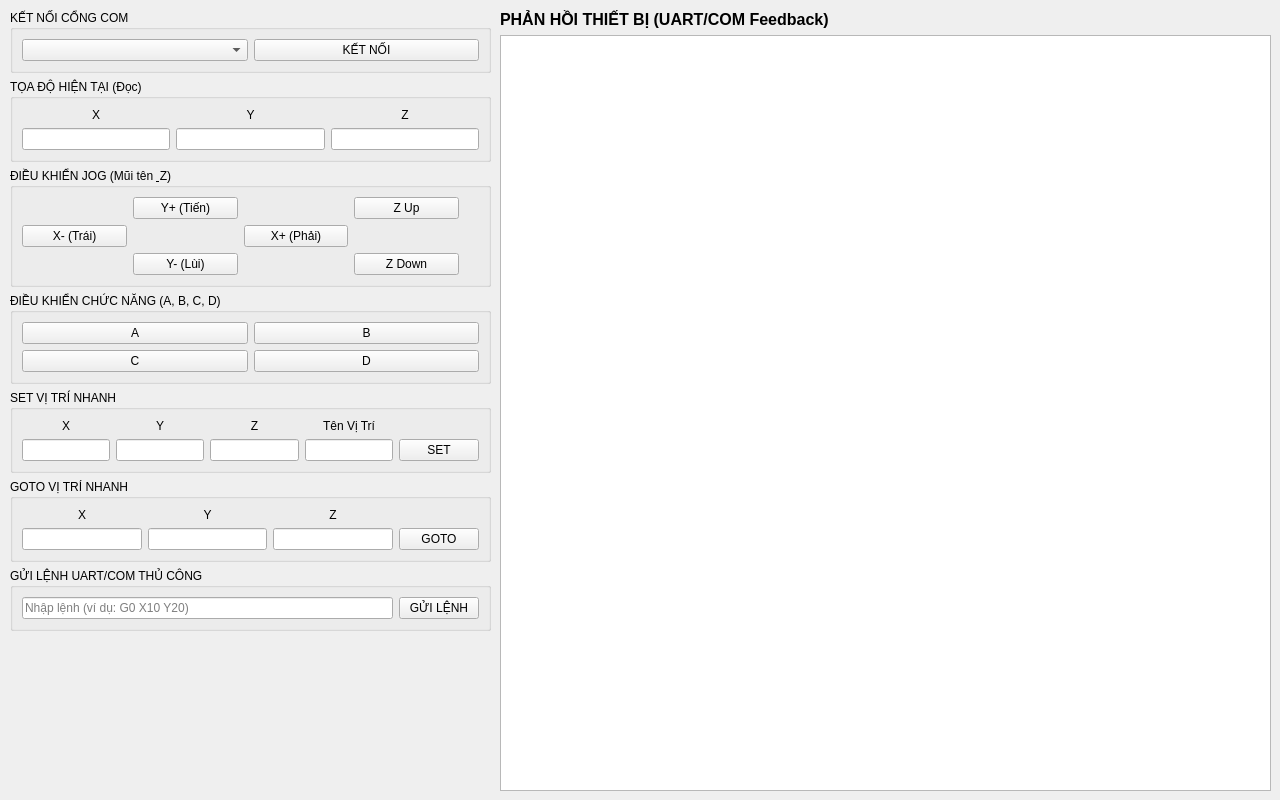
<?xml version="1.0" encoding="UTF-8"?>
<ui version="4.0">
 <class>Form</class>
 <widget class="QWidget" name="Form">
  <property name="geometry">
   <rect>
    <x>0</x>
    <y>0</y>
    <width>1280</width>
    <height>800</height>
   </rect>
  </property>
  <property name="windowTitle">
   <string>UART/COM Port Controller</string>
  </property>
  
  <widget class="QWidget" name="verticalLayoutWidget_3" native="true">
   <property name="geometry">
    <rect>
     <x>500</x>
     <y>10</y>
     <width>771</width>
     <height>781</height>
    </rect>
   </property>
   <layout class="QVBoxLayout" name="verticalLayout_4">
    <item>
     <widget class="QLabel" name="label_feedback_title">
      <property name="font">
       <font>
        <pointsize>12</pointsize>
        <weight>75</weight>
        <bold>true</bold>
       </font>
      </property>
      <property name="text">
       <string>PHẢN HỒI THIẾT BỊ (UART/COM Feedback)</string>
      </property>
     </widget>
    </item>
    <item>
     <widget class="QPlainTextEdit" name="txt_feedback_display">
      <property name="readOnly">
       <bool>true</bool>
      </property>
     </widget>
    </item>
   </layout>
  </widget>
  
  <widget class="QWidget" name="verticalLayoutWidget" native="true">
   <property name="geometry">
    <rect>
     <x>10</x>
     <y>10</y>
     <width>481</width>
     <height>781</height>
    </rect>
   </property>
   <layout class="QVBoxLayout" name="main_layout">
    
    <item>
     <widget class="QGroupBox" name="groupBox_com">
      <property name="title">
       <string>KẾT NỐI CỔNG COM</string>
      </property>
      <layout class="QHBoxLayout" name="horizontalLayout">
       <item>
        <widget class="QComboBox" name="cb_com_port">
         <property name="placeholderText" stdset="0">
          <string>Chọn cổng COM</string>
         </property>
        </widget>
       </item>
       <item>
        <widget class="QPushButton" name="btn_connect">
         <property name="text">
          <string>KẾT NỐI</string>
         </property>
        </widget>
       </item>
      </layout>
     </widget>
    </item>
    
    <item>
     <widget class="QGroupBox" name="groupBox_coord">
      <property name="title">
       <string>TỌA ĐỘ HIỆN TẠI (Đọc)</string>
      </property>
      <layout class="QGridLayout" name="gridLayout_coord">
       <item row="0" column="0">
        <widget class="QLabel" name="label_X">
         <property name="text">
          <string>X</string>
         </property>
         <property name="alignment">
          <set>Qt::AlignCenter</set>
         </property>
        </widget>
       </item>
       <item row="0" column="1">
        <widget class="QLabel" name="label_Y">
         <property name="text">
          <string>Y</string>
         </property>
         <property name="alignment">
          <set>Qt::AlignCenter</set>
         </property>
        </widget>
       </item>
       <item row="0" column="2">
        <widget class="QLabel" name="label_Z">
         <property name="text">
          <string>Z</string>
         </property>
         <property name="alignment">
          <set>Qt::AlignCenter</set>
         </property>
        </widget>
       </item>
       <item row="1" column="0">
        <widget class="QLineEdit" name="txt_display_X">
         <property name="readOnly">
          <bool>true</bool>
         </property>
        </widget>
       </item>
       <item row="1" column="1">
        <widget class="QLineEdit" name="txt_display_Y">
         <property name="readOnly">
          <bool>true</bool>
         </property>
        </widget>
       </item>
       <item row="1" column="2">
        <widget class="QLineEdit" name="txt_display_Z">
         <property name="readOnly">
          <bool>true</bool>
         </property>
        </widget>
       </item>
      </layout>
     </widget>
    </item>
    
    <item>
     <widget class="QGroupBox" name="groupBox_jog">
      <property name="title">
       <string>ĐIỀU KHIỂN JOG (Mũi tên &amp; Z)</string>
      </property>
      <layout class="QGridLayout" name="gridLayout_2">
       <item row="0" column="1">
        <widget class="QPushButton" name="btn_Y_plus">
         <property name="text">
          <string>Y+ (Tiến)</string>
         </property>
        </widget>
       </item>
       <item row="1" column="0">
        <widget class="QPushButton" name="btn_X_minus">
         <property name="text">
          <string>X- (Trái)</string>
         </property>
        </widget>
       </item>
       <item row="1" column="2">
        <widget class="QPushButton" name="btn_X_plus">
         <property name="text">
          <string>X+ (Phải)</string>
         </property>
        </widget>
       </item>
       <item row="2" column="1">
        <widget class="QPushButton" name="btn_Y_minus">
         <property name="text">
          <string>Y- (Lùi)</string>
         </property>
        </widget>
       </item>
       <item row="0" column="3">
        <widget class="QPushButton" name="btn_Z_up">
         <property name="text">
          <string>Z Up</string>
         </property>
        </widget>
       </item>
       <item row="2" column="3">
        <widget class="QPushButton" name="btn_Z_down">
         <property name="text">
          <string>Z Down</string>
         </property>
        </widget>
       </item>
       <item row="1" column="3">
        <spacer name="horizontalSpacer">
         <property name="orientation">
          <enum>Qt::Horizontal</enum>
         </property>
         <property name="sizeType">
          <enum>QSizePolicy::Fixed</enum>
         </property>
         <property name="sizeHint" stdset="0">
          <size>
           <width>20</width>
           <height>20</height>
          </size>
         </property>
        </spacer>
       </item>
       <item row="1" column="4">
        <spacer name="horizontalSpacer_2">
         <property name="orientation">
          <enum>Qt::Horizontal</enum>
         </property>
         <property name="sizeType">
          <enum>QSizePolicy::Fixed</enum>
         </property>
         <property name="sizeHint" stdset="0">
          <size>
           <width>20</width>
           <height>20</height>
          </size>
         </property>
        </spacer>
       </item>
      </layout>
     </widget>
    </item>
    
    <item>
     <widget class="QGroupBox" name="groupBox_preset">
      <property name="title">
       <string>ĐIỀU KHIỂN CHỨC NĂNG (A, B, C, D)</string>
      </property>
      <layout class="QGridLayout" name="gridLayout_func">
       <item row="0" column="1">
        <widget class="QPushButton" name="btn_B">
         <property name="text">
          <string>B</string>
         </property>
        </widget>
       </item>
       <item row="1" column="1">
        <widget class="QPushButton" name="btn_D">
         <property name="text">
          <string>D</string>
         </property>
        </widget>
       </item>
       <item row="1" column="0">
        <widget class="QPushButton" name="btn_C">
         <property name="text">
          <string>C</string>
         </property>
        </widget>
       </item>
       <item row="0" column="0">
        <widget class="QPushButton" name="btn_A">
         <property name="text">
          <string>A</string>
         </property>
        </widget>
       </item>
      </layout>
     </widget>
    </item>
    
    <item>
     <widget class="QGroupBox" name="groupBox_set_position">
      <property name="title">
       <string>SET VỊ TRÍ NHANH</string>
      </property>
      <layout class="QGridLayout" name="gridLayout_3">
       <item row="1" column="0">
        <widget class="QLabel" name="label_set_X">
         <property name="text">
          <string>X</string>
         </property>
         <property name="alignment">
          <set>Qt::AlignCenter</set>
         </property>
        </widget>
       </item>
       <item row="1" column="3">
        <widget class="QLabel" name="label_set_Z">
         <property name="text">
          <string>Z</string>
         </property>
         <property name="alignment">
          <set>Qt::AlignCenter</set>
         </property>
        </widget>
       </item>
       <item row="1" column="1">
        <widget class="QLabel" name="label_set_Y">
         <property name="text">
          <string>Y</string>
         </property>
         <property name="alignment">
          <set>Qt::AlignCenter</set>
         </property>
        </widget>
       </item>
       <item row="3" column="3">
        <widget class="QLineEdit" name="txt_input_set_Z"/>
       </item>
       <item row="3" column="1">
        <widget class="QLineEdit" name="txt_input_set_Y"/>
       </item>
       <item row="3" column="0">
        <widget class="QLineEdit" name="txt_input_set_X"/>
       </item>
       <item row="3" column="6">
        <widget class="QPushButton" name="btn_set_position">
         <property name="text">
          <string>SET</string>
         </property>
        </widget>
       </item>
       <item row="1" column="4">
        <widget class="QLabel" name="label_set_position_name">
         <property name="text">
          <string>Tên Vị Trí</string>
         </property>
         <property name="alignment">
          <set>Qt::AlignCenter</set>
         </property>
        </widget>
       </item>
       <item row="3" column="4">
        <widget class="QLineEdit" name="txt_input_set_name"/>
       </item>
      </layout>
     </widget>
    </item>
    
    <item>
     <widget class="QGroupBox" name="groupBox_goto_position">
      <property name="title">
       <string>GOTO VỊ TRÍ NHANH</string>
      </property>
      <layout class="QGridLayout" name="gridLayout_4">
       <item row="1" column="3">
        <widget class="QPushButton" name="btn_goto_position">
         <property name="text">
          <string>GOTO</string>
         </property>
        </widget>
       </item>
       <item row="1" column="0">
        <widget class="QLineEdit" name="txt_input_goto_X"/>
       </item>
       <item row="0" column="1">
        <widget class="QLabel" name="label_goto_Y">
         <property name="text">
          <string>Y</string>
         </property>
         <property name="alignment">
          <set>Qt::AlignCenter</set>
         </property>
        </widget>
       </item>
       <item row="1" column="1">
        <widget class="QLineEdit" name="txt_input_goto_Y"/>
       </item>
       <item row="0" column="2">
        <widget class="QLabel" name="label_goto_Z">
         <property name="text">
          <string>Z</string>
         </property>
         <property name="alignment">
          <set>Qt::AlignCenter</set>
         </property>
        </widget>
       </item>
       <item row="1" column="2">
        <widget class="QLineEdit" name="txt_input_goto_Z"/>
       </item>
       <item row="0" column="0">
        <widget class="QLabel" name="label_goto_X">
         <property name="text">
          <string>X</string>
         </property>
         <property name="alignment">
          <set>Qt::AlignCenter</set>
         </property>
        </widget>
       </item>
      </layout>
     </widget>
    </item>
    
    <item>
     <widget class="QGroupBox" name="groupBox_manual_cmd">
      <property name="title">
       <string>GỬI LỆNH UART/COM THỦ CÔNG</string>
      </property>
      <layout class="QHBoxLayout" name="horizontalLayout_2">
       <item>
        <widget class="QLineEdit" name="txt_input_command">
         <property name="placeholderText">
          <string>Nhập lệnh (ví dụ: G0 X10 Y20)</string>
         </property>
        </widget>
       </item>
       <item>
        <widget class="QPushButton" name="btn_send_command">
         <property name="text">
          <string>GỬI LỆNH</string>
         </property>
        </widget>
       </item>
      </layout>
     </widget>
    </item>
    <item>
     <spacer name="verticalSpacer">
      <property name="orientation">
       <enum>Qt::Vertical</enum>
      </property>
      <property name="sizeHint" stdset="0">
       <size>
        <width>20</width>
        <height>40</height>
       </size>
      </property>
     </spacer>
    </item>
   </layout>
  </widget>
 </widget>
 <resources/>
 <connections/>
</ui>
